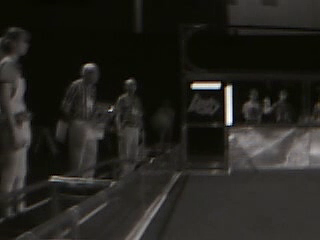
#> input picture Hot Goals/HotGoal-Left1.png, 320 x 240 px, given in place of Infrared-7-2014-04.mkv.avi, which was not available
$ python hotgoalfindcleaner.py   (older library calls are emulated)
#> lines starting #> are read from the running program, lines starting #| are printed output that depends on the picture; after the words box and inside, x2 and y2 are one past the last pixel; in counts of white or black regions, pixels touching at a corner belong together; pictures that were not available may be replaced by others from this repository, and a replacement may not be noted
import cv2
import numpy as np
import logging
import nt_client
import ocupus_cam

cap=cv2.VideoCapture(r"D:\Infared Test Videos\Infrared-7-2014-04.mkv.avi")

#client = nt_client.NetworkTableClient("3574", True)
#client.setValue("/Vision/Test", "howdy")

vertTopLeftX = 0
vertTopLeftY = 0
horizBottomRightX = 0
horizBottomRightY = 0
x2 = 0
y2 = 0

while True:
    r,f=cap.read()
#> f is the input picture: shape (240, 320, 3); mean B, G, R 30.7, 35.5, 36.6
    f = cv2.resize(f,(320,240))
    gray = cv2.cvtColor(f, cv2.COLOR_BGR2GRAY)

    contourCount = 0

    verAndHorClose = False

    closeX = vertTopLeftX - horizBottomRightX
    closeY = horizBottomRightY - vertTopLeftY

    if (closeX < 25 and closeY < 25 and closeX + closeY != 0) :
        verAndHorClose = True
    else :
        verAndHorClose = False

    (thresh, im_bw) = cv2.threshold(gray,200,255,cv2.THRESH_BINARY+cv2.THRESH_OTSU)
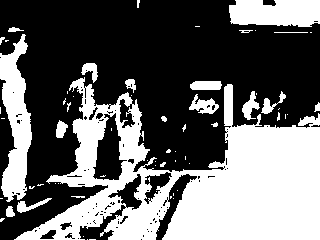
#> im_bw: shape (240, 320); 40.4% white; 64 white regions (43 under 20 px)
#> thresh = 39
    cv2.imshow("im_bw",im_bw)
    (contours, hierarchy) = cv2.findContours(im_bw,cv2.RETR_TREE,cv2.CHAIN_APPROX_SIMPLE)
#> contours = 170 contours, 143 with area under 20; largest, box (x1, y1, x2, y2) and area: (14, 77, 320, 240) 25533, (0, 34, 32, 202) 2930, (229, 0, 320, 27) 2046, (92, 112, 128, 181) 1352, (107, 173, 143, 211) 538

    c = len(contours)
#> c = 170

    for j in range(0, len(contours)) :
        cnt = contours[j]

        perimeter = cv2.arcLength(cnt,True)

        approx = cv2.approxPolyDP(cnt,0.01*perimeter,True)

        area = cv2.contourArea(cnt)

        if (area < 15 or perimeter < 7) :
            continue
        if (area < 25 or perimeter < 10) :
            continue
        if (perimeter > area * 2) :
            continue
        if (area > 10000 or perimeter > 1000) :
            continue
        if (perimeter + area > 10000) :
            continue

        x,y,w,h = cv2.boundingRect(cnt)

        areaApprox = cv2.contourArea(approx)

        if (h > 200 or w > 200) :
            continue
        if (areaApprox * 2 < area) :
            continue
        if (w == h) :
            continue

        ratio = (w * 1.0)/(h * 1.0)

        if (ratio > 0.4 and ratio < 3.0) :
            continue

        rect = cv2.minAreaRect(cnt)
        box = cv2.cv.BoxPoints(rect)
        box = np.int0(box)
        im = cv2.drawContours(f,[box],0,(0,0,255),2)
        img = cv2.rectangle(f,(x,y),(x+w,y+h),(255,0,0),2)

        if (w < h) : # vertical - yellow
            cv2.drawContours(f, [approx], -1, (0,255,255),3)
            contourCount += 1

            vertTopLeftX = x
            vertTopLeftY = y
            vertBottomRightX = x + w
            vertBottomRightY = y + h
            vertWidth = w
            vertHeight = h
            x1,y1,w1,h1 = x,y,w,h

            contour1 = j
            vertical1 = True

        elif (h < w) : # horizontal - cyan
            cv2.drawContours(f, [approx], -1, (255,255,0),3)
            contourCount += 1

            horizTopLeftX = x
            horizTopLeftY = y
            horizBottomRightX = x + w
            horizBottomRightY = y + h
            horizWidth = w
            horizHeight = h
            x2,y2,w2,h2 = x,y,w,h

            contour2 = j
            horizantal2 = True

        else :
            cv2.drawContours(f, [approx], -1, (0,255,0),3)
            contour3 = j
            wrong3 = True

        M = cv2.moments(cnt)
        if (M['m00'] != 0) :
            centroid_x = int(M['m10']/M['m00'])
            centroid_y = int(M['m01']/M['m00'])
            cv2.circle(f, (centroid_x, centroid_y), 1, (77, 177, 77), 5)
            cv2.circle(f, (x, y), 1, (177, 77, 177), 5)
#> this loop made 170 passes
#> (perimeter, area, x, y, w, h, areaApprox, ratio) on pass 48: (73.31, 231, 190, 81, 32, 9, 232, 3.56)
#> (perimeter, area, x, y, w, h, areaApprox, ratio) on pass 152: (450.2, 2930, 0, 34, 32, 168, 2947.5, 0.19)
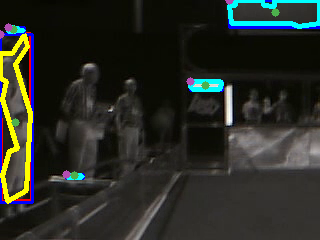
#> f: shape (240, 320, 3); 6.54% of pixels changed, all inside (x1, y1, x2, y2) = (0, 0, 320, 204)
#> after the loop, contourCount = 5

    #client.setValue("/Vision/Vertical_And_Horizontal_Close", verAndHorClose)

    cv2.imshow("gray",gray)
    cv2.imshow("f",f)
    cv2.waitKey(1)

$ run again, on Hot Goals/HotGoal-Left2.png
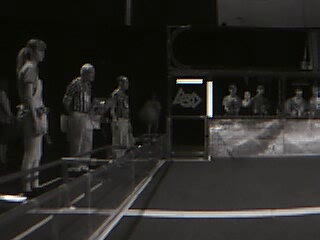
#> input picture Hot Goals/HotGoal-Left2.png, 320 x 240 px, given in place of Infrared-7-2014-04.mkv.avi, which was not available
#> f is the input picture: shape (240, 320, 3); mean B, G, R 36.7, 39.3, 40.9
#> `(thresh, im_bw) = cv2.threshold(gray,200,255,cv2.THRESH_BINARY+cv2.THR..`:
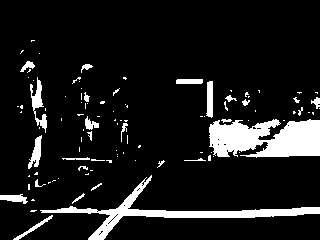
#> im_bw: shape (240, 320); 10.6% white; 102 white regions (75 under 20 px)
#> thresh = 75
#> contours = 132 contours, 114 with area under 20; largest, box (x1, y1, x2, y2) and area: (209, 119, 320, 158) 3122, (40, 175, 320, 240) 2098, (30, 77, 47, 133) 255, (28, 135, 42, 169) 184, (206, 81, 213, 118) 176
#> c = 132
#> the loop `for j in range(0, len(contours)) :` made 132 passes
#> (perimeter, area, x, y, w, h, areaApprox, ratio) on passes 119, 125: (81.9, 175.5, 206, 81, 7, 37, 177, 0.189), (191.4, 255, 30, 77, 17, 56, 275.5, 0.304)
#> after the loop `for j in range(0, len(contours)) :`:
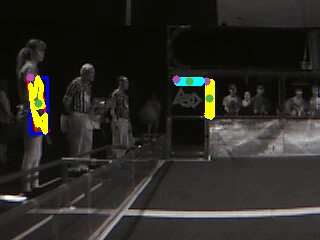
#> f: shape (240, 320, 3); 2.29% of pixels changed, all inside (x1, y1, x2, y2) = (26, 73, 215, 135)
#> after the loop `for j in range(0, len(contours)) :`: contourCount = 3

$ run again, on Hot Goals/HotGoal-Right2.png
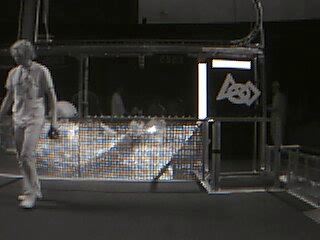
#> input picture Hot Goals/HotGoal-Right2.png, 320 x 240 px, given in place of Infrared-7-2014-04.mkv.avi, which was not available
#> f is the input picture: shape (240, 320, 3); mean B, G, R 50, 52.9, 54.4
#> `(thresh, im_bw) = cv2.threshold(gray,200,255,cv2.THRESH_BINARY+cv2.THR..`:
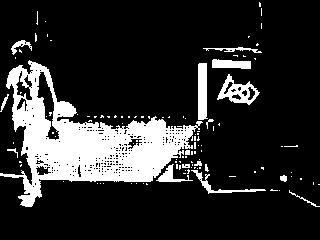
#> im_bw: shape (240, 320); 17.5% white; 110 white regions (93 under 20 px)
#> thresh = 85
#> contours = 338 contours, 315 with area under 20; largest, box (x1, y1, x2, y2) and area: (0, 60, 203, 207) 11536, (217, 74, 260, 105) 636, (36, 71, 60, 141) 636, (198, 63, 208, 120) 444, (212, 59, 251, 69) 262
#> c = 338
#> the loop `for j in range(0, len(contours)) :` made 338 passes
#> (perimeter, area, x, y, w, h, areaApprox, ratio) on pass 21: (208.8, 183.5, 191, 170, 75, 24, 167, 3.12)
#> after the loop `for j in range(0, len(contours)) :`:
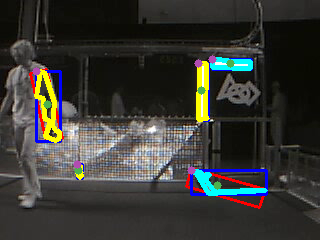
#> f: shape (240, 320, 3); 5.8% of pixels changed, all inside (x1, y1, x2, y2) = (29, 55, 268, 209)
#> after the loop `for j in range(0, len(contours)) :`: contourCount = 5
